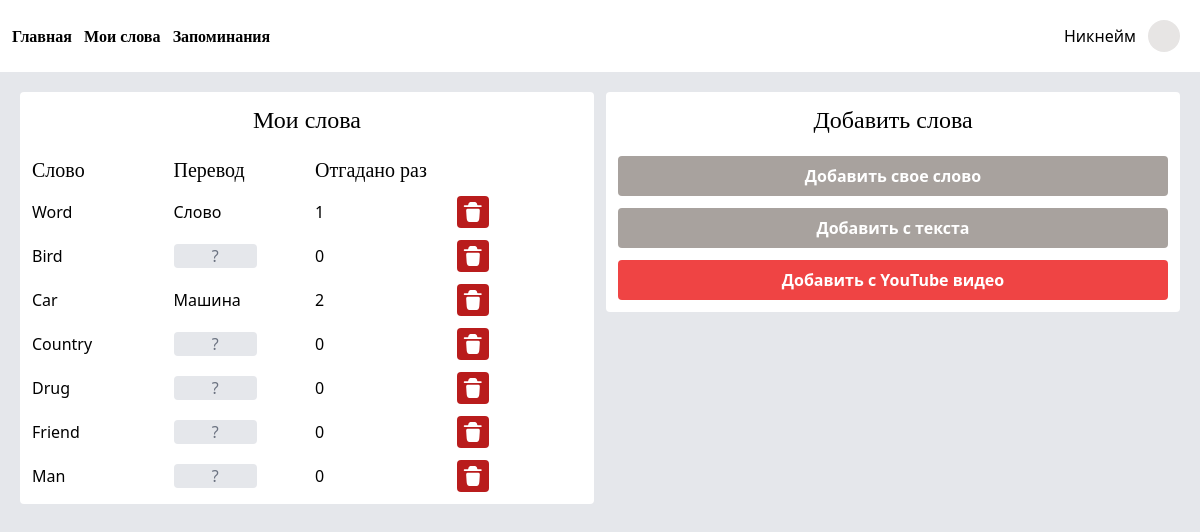
The page /words/ on the database as committed earlier.
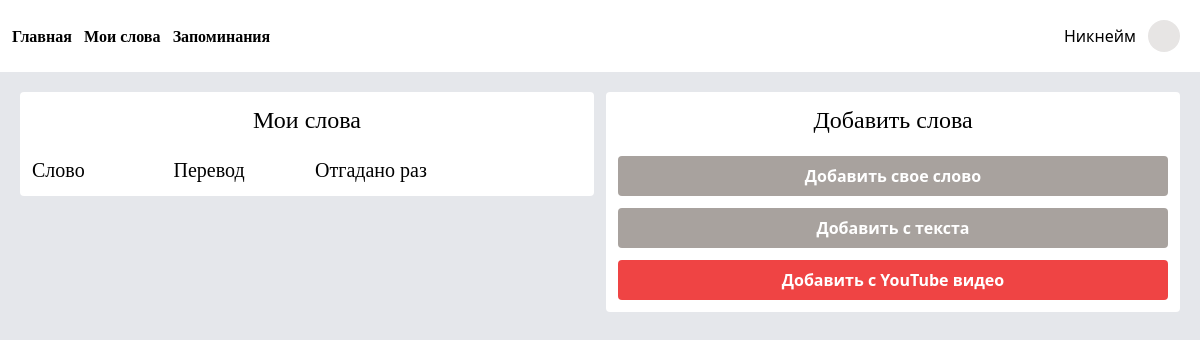
The same page on the database as committed later.
### words/models.py (models this page shows, shortened)
class Word(models.Model):
    word = models.CharField(max_length=255)
    translation_to_ru = models.CharField(max_length=255, default="None")
    guessed = models.PositiveIntegerField(default=0)
    wrong = models.PositiveIntegerField(default=0)
    context = models.CharField(max_length=255, null=True, blank=True)
    archive = models.BooleanField(default=False)
    added_at = models.DateTimeField(auto_now_add=True, db_index=True)

### words/views.py (the view)
# urls.py: path('', views.WordListView.as_view(), name='word_list'),
class WordListView(ListView):
    template_name = 'words/index.html'
    def get_queryset(self):
        return Word.objects.filter(archive=False)

### templates/words/index.html (shortened to what this page needs)
{% extends "base.html" %}
{% load static %}
{% block main %}
<main class="grid grid-cols-2 gap-3 m-5">
    <div class="bg-white rounded p-3 h-fit">
        <p class="text-2xl font-serif text-center">Мои слова</p>
        <div class="max-h-96 overflow-scroll space-y-3 mt-5">
            <div class="font-serif text-xl grid grid-cols-4 gap-4">
                <p>Слово</p>
                <p>Перевод</p>
                <p>Отгадано раз</p>
            </div>
            {% for obj in object_list %}
            <div class="grid grid-cols-4 gap-4 flex items-center">
                <p>{{ obj.word }}</p>
                {% if obj.translation_to_ru == 'None' %}
                <a class="group" href="{% url "games:memorization" %}">
                    <p class="bg-gray-200 text-gray-500 hover:bg-gray-100 hover:cursor-pointer text-center rounded w-8/12">?</p>
                </a>
                {% else %}
                <p>{{ obj.translation_to_ru }}</p>
                {% endif %}
                <p>{{ obj.guessed }}</p>
                <a href="{% url 'words:delete_word' obj.pk %}" class="bg-red-700 p-1 rounded w-fit hover:bg-red-800 hover:scale-110"><img src="{% static 'svg/trash.svg' %}" class="w-6"></a>
            </div>
            {% endfor %}
        </div>
    </div>
    <div class="bg-white rounded p-3 h-fit">
        <p class="text-2xl font-serif text-center">Добавить слова</p>
        <div class="flex flex-col text-center mt-5 space-y-3">
            <div class="group flex flex-col">
                <button class="bg-stone-400 hover:bg-stone-500 rounded text-white p-2 font-bold">
                    Добавить свое слово
                </button>
            </div>
            <div class="group flex flex-col">
                <button class="bg-stone-400 hover:bg-stone-500 rounded text-white p-2 font-bold">
                    Добавить с текста
                </button>
            </div>
            <div class="group flex flex-col">
                <button class="bg-red-500 hover:bg-red-600 rounded text-white p-2 font-bold">
                    Добавить с YouTube видео
                </button>
            </div>
        </div>
    </div>
</main>
{% endblock main %}

Rows that differ between the two databases and show on the page:
removed Word: word "Word", translation_to_ru "Слово", guessed "1"
removed Word: word "Bird", guessed "0"
removed Word: word "Car", translation_to_ru "Машина", guessed "2"
removed Word: word "Country", guessed "0"
removed Word: word "Drug", guessed "0"
removed Word: word "Friend", guessed "0"
removed Word: word "Man", guessed "0"
